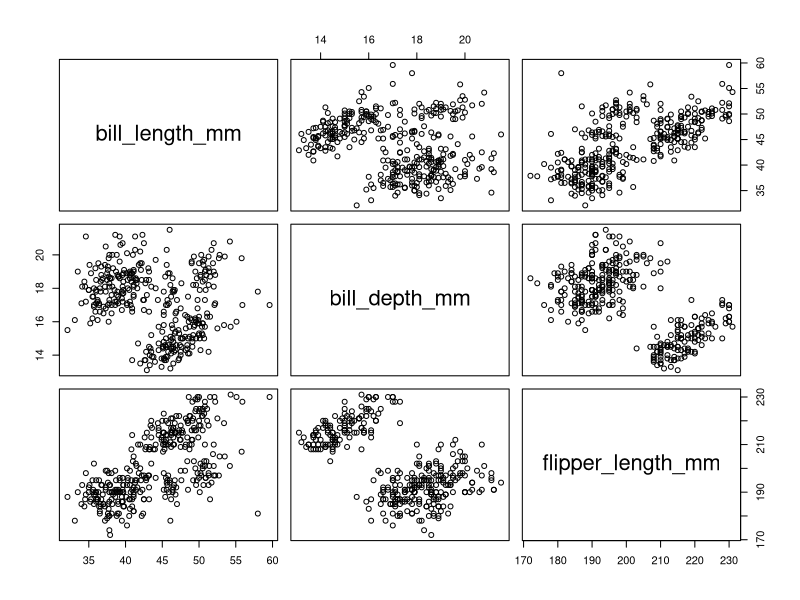

Source code (R):
## ---- chunk 1
knitr::opts_chunk$set(echo = TRUE)
## ---- chunk 2
require(palmerpenguins)
head(penguins)
## ---- chunk 3
plot(penguins[,3:5])
